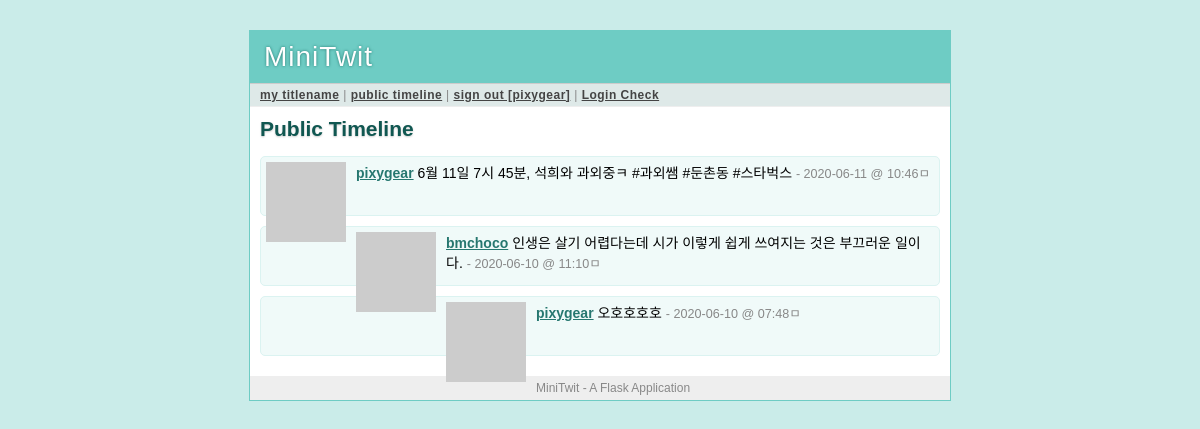
Page /public (signed in) on the committed database.
### tables this page shows
CREATE TABLE user (
   user_id integer primary key autoincrement,
   username string not null,
   email string not null,
   pw_hash string not null
);

CREATE TABLE message (
   message_id integer primary key autoincrement,
   author_id integer not null,
   text string not null,
   pub_date integer
);

### minitwit.py (the view)
@app.route('/public')
def public_timeline():
    return render_template('timeline.html', messages = query_db('''
        select message.*, user.* from message, user
        where message.author_id = user.user_id
        order by message.pub_date desc limit ?''', [PER_PAGE]))

### minitwit.py (called while the page is built)
def connect_db():
    return sqlite3.connect(app.config['DATABASE'])

@app.before_request
def before_request():
    g.db = connect_db()
    g.user = None
    if 'user_id' in session:
        g.user = query_db('select * from user where user_id = ?', [session['user_id']], one = True)
        g.users = query_db('select username as " " from user where user_id = ?', [session['user_id']], one = True)

@app.teardown_request
def teardown_request(exception):
    if hasattr(g, 'db'):
        g.db.close()

def query_db(query, args=(), one = False):
    cur = g.db.execute(query, args)
    rv = [dict((cur.description[idx][0], value) for idx, value in enumerate(row)) for row in cur.fetchall()]
    return (rv[0] if rv else None) if one else rv

def gravatar_url(email, size=80):
    return 'http://www.gravatar.com/avatar/%s?d=identicon&s=%d' % \
           (md5(email.strip().lower().encode('utf-8')).hexdigest(),
            size)

def format_datetime(timestamp):
    return datetime.utcfromtimestamp(timestamp).strftime('%Y-%m-%d @ %H:%M')

### templates/timeline.html (shortened to what this page needs)
{% extends "layout.html" %}
{% block title %}
{% if request.endpoint == 'public_timeline' %}
    Public Timeline
{% elif request.endpoint == 'user_timeline' %}
    {{ profile_user.username }}'s Timeline
{% else %}
    My Timeline
{% endif %}
{% endblock %}
{% block body %}
<h2>{{ self.title() }}</h2>
    <ul class=messages>
        {% for message in messages %}
        <li>
            <img src="{{ message.email|gravatar(size=48) }}">
            <p>
                <strong><a href="{{ url_for('user_timeline', username=message.username) }}">{{ message.username }}</a></strong>
                {{ message.text }}
                <small>- {{ message.pub_date|datetimeformat }}ㅁ</small>
                {% else %}
        </li>
        <li><em>There's no message so far.</em>
            {% endfor %}
        </li>
    </ul>
{% endblock %}

### templates/layout.html (shortened to what this page needs)
<!doctype html>
<link rel=stylesheet type=text/css href="{{ url_for('static',filename='style.css')}}">
<div class=page>
    <h1>MiniTwit</h1>
    <div class=navigation>
        {% if g.user %}
            <a href="{{ url_for('timeline') }}">my titlename</a> |
            <a href="{{ url_for('public_timeline') }}">public timeline</a> |
            <a href="{{ url_for('logout') }}">sign out [{{ g.user.username }}]</a> |
            <a href="{{ url_for('login_check',username=g.user.username) }}">Login Check</a>
        {% else %}
            <a href="{{ url_for('public_timeline') }}">public timeline</a> |
            <a href="{{ url_for('register') }}">sign up</a> |
            <a href="{{ url_for('login') }}">sign in</a> |
            <a href="{{ url_for('login_checkA') }}">Login Check</a>
        {% endif %}
    </div>
    <div class=body>
        {% block body %}{% endblock %}
    </div>
    <div class=footer>
        MiniTwit - A Flask Application
    </div>
</div>

### static/style.css (style rules this page uses)
a { color: #26776F; }
div.page { background: white; border: 1px solid #6ECCC4; width: 700px; margin: 30px auto; }
div.page h1 { background: #6ECCC4; margin: 0; padding: 10px 14px; color: white; letter-spacing: 1px; text-shadow: 0 0 3px #24776F; font-weight: normal; }
div.page div.navigation { background: #DEE9E8; padding: 4px 10px; border-top: 1px solid #ccc; border-bottom: 1px solid #eee; color: #888; font-size: 12px; letter-spacing: 0.5px; }
div.page div.navigation a { color: #444; font-weight: bold; }
div.page h2 { margin: 0 0 15px 0; color: #105751; text-shadow: 0 1px 2px #ccc; }
div.page div.body { padding: 10px; }
div.page div.footer { background: #eee; color: #888; padding: 5px 10px; font-size: 12px; }
div.page ul.messages { list-style: none; margin: 0; padding: 0; }
div.page ul.messages li { margin: 10px 0; padding: 5px; background: #F0FAF9; border: 1px solid #DBF3F1; -moz-border-radius: 5px; -webkit-border-radius: 5px; min-height: 48px; }
div.page ul.messages p { margin: 0; }
div.page ul.messages li img { float: left; padding: 0 10px 0 0; }
div.page ul.messages li small { font-size: 0.9em; color: #888; }

### rows in the picture
user: user.username "pixygear"
message: username "pixygear", text "6월 11일 7시 45분, 석희와 과외중ㅋ #과외쌤 #둔촌동 #스타벅스", pub_date "2020-06-11 @ 10:46"
message: username "bmchoco", text "인생은 살기 어렵다는데 시가 이렇게 쉽게 쓰여지는 것은 부끄러운 일이다.", pub_date "2020-06-10 @ 11:10"
message: username "pixygear", text "오호호호호", pub_date "2020-06-10 @ 07:48"
